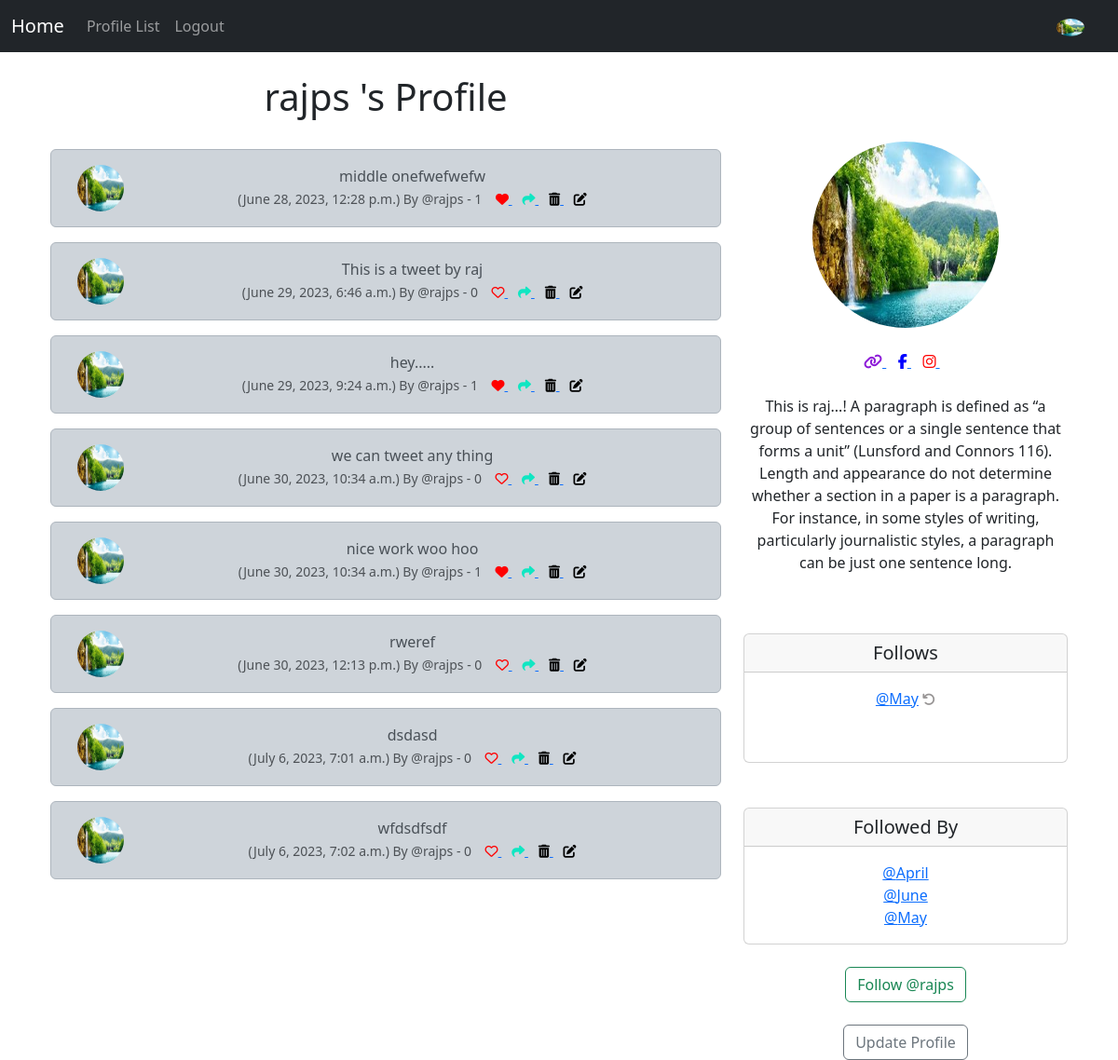
Screenshot of /profile/1 (signed in) with the database file from the repository.
### muskeer/models.py (models this page shows, shortened)
class Profile(models.Model):
    user = models.OneToOneField(User, on_delete=models.CASCADE)
    follows = models.ManyToManyField('self',
        related_name='followed_by',
        symmetrical=False,
        blank=True)
    date_modified = models.DateTimeField(User, auto_now=True)
    profile_image = models.ImageField(null=True, blank=True, upload_to='images/')
    profile_bio = models.CharField(null=True,blank=True,max_length=500)
    homepage_link = models.CharField(null=True,blank=True,max_length=100)
    facebook_link = models.CharField(null=True, blank=True, max_length=100)
    instagram_link = models.CharField(null=True,blank=True,max_length=100)
    def __str__(self):
        return  self.user.username

class Meep(models.Model):
    user = models.ForeignKey(User, related_name='meeps', on_delete=models.DO_NOTHING)
    body = models.CharField(max_length= 200)
    created_at = models.DateTimeField(auto_now_add=True)
    likes = models.ManyToManyField(User, related_name='meep_like', blank=True)
    def number_of_likes(self):
        return self.likes.count()

### muskeer/views.py (the view, shortened to what this page needs)
# urls.py: path('profile/<int:pk>', views.profile, name='profile'),
def profile(request, pk):
    if request.user.is_authenticated:
        profile = Profile.objects.get(user_id = pk)
        meeps = Meep.objects.filter(user_id=pk)
        return render(request, 'profile.html', {'profile': profile, 'meeps': meeps })
    else:
        messages.success(request, 'You must be logged In')
        return redirect('home')

### templates/profile.html (shortened to what this page needs)
{% extends 'base.html' %}
{% load static %}
{% block content %}
{% if profile %}
    <div class="container text-center">
        <div class="row">
            <div class="col-8">
                <h1>{{ profile.user.username }} 's Profile</h1>
                <br>
                {% if meeps %}
                {% for meep in meeps %}
                <div class="alert alert-dark" role="alert">
                <div class="container">
                    <div class="row">
                        <div class="col-1">
                            {% if profile.profile_image %}
                            <img src="{{ profile.profile_image.url }}" width="50" height="50" class="rounded-circle" alt="{{ profile.user.username }}">
                            {% else %}
                            <img src="{% static 'images/1.png' %}" width="50" height="50" class="rounded-circle" alt="{{ profile.user.username }}">
                            {% endif %}
                        </div>
                            <div class="col-11">
                    {{ meep.body }} <br />
                    <small class="text-muted">
                        ({{ meep.created_at }})
                         By
                        @{{ meep.user.username}}
                        - {{meep.number_of_likes }} &nbsp;&nbsp;
                        {% if user in meep.likes.all %}
                                    <a href="{% url 'meep_like' meep.id %}">
                                        <i class="fa-solid fa-heart" style="color: red;"></i>
                                    </a>
                                {% else %}
                                    <a href="{% url 'meep_like' meep.id %}">
                                        <i class="fa  fa-heart-o" style="color: red;"></i>
                                    </a>
                                {% endif %}
                                <a href="{% url 'meep_show'  meep.id %}">
                                    <i class="fa-solid fa-share" style="color: rgb(16, 230, 194);"></i>
                                </a>
                                {% if request.user.username == profile.user.username %}
                                <a href="{% url 'delete_meep'  meep.id %}">
                                    <i class="fas fa-trash-alt" style="color: black;"></i>
                                </a>
                                <a href="{% url 'edit_meep'  meep.id %}">
                                    <i class="fas fa-edit" style="color: black;"></i>
                                </a>
                                {% endif %}
                    </small>
                </div><br><br>
                        </div>
                    </div>
                </div>
                 {% endfor %}
                {% endif %}
                </div>
    <div class="col-4">
            <br> <br><br>
            {% if profile.profile_image %}
                <img src="{{ profile.profile_image.url }}" width="200" height="200" class="rounded-circle">
                <br><br>
            {% endif %}
            {% if profile.homepage_link %}
                <a href="{{ profile.homepage_link }}" target="new">
                    <i class="fa solid fa-link" style="color: rgb(141, 28, 216);"></i>
                </a>
            {% endif %}
            {% if profile.facebook_link %}
                <a href="{{ profile.facebook_link }}" target="new">
                        <i class="fa-brands fa-facebook-f" style="color: blue"></i>
                </a>
            {% endif %}
            {% if profile.instagram_link %}
                <a href="{{ profile.instagram_link }}" target="new">
                    <i class="fa-brands fa-instagram" style="color: red;"></i>
                </a>
            {% endif %}
           <br><br>
           {% if profile.profile_bio %}
                <p align =justify;>
                    {{ profile.profile_bio }}
                </p>
           {% endif %}
           <br><br>
        <div class="card">
           <h5 class="card-header">Follows</h5>
            <div class="card-body">
                <p class="card-text">
                    {% for following in profile.follows.all %}
                        <a href="{% url 'profile' following.user.id %}">
                        @{{ following }}</a>
                        <a href="{% url 'unfollow' following.user.id %}">
                            <i class="fa fa-undo small" style="color: rgb(151, 148, 148);"></i>
                        </a><br />
                    {% endfor %}
                </p>
              <br>
            </div>
          </div>
            <br /> <br />
                <div class="card">
                   <h5 class="card-header">Followed By</h5>
                    <div class="card-body">
                        <p class="card-text">
                            {% for following in profile.followed_by.all %}
                            <a href="{% url 'profile' following.user.id %}">
                                @{{ following}}</a><br />
                        {% endfor %}
                        </p>
                    </div>
                  </div>
                  <br />
                  <form method="POST">
                    {% if profile in user.profile.follows.all %}
                    <button class="btn btn-outline-danger" name="follow"
                    value="unfollow" type="submit">
                    Unfollow @{{ profile.user.username | lower}}
                    </button>
                    {% else %}
                    <button class="btn btn-outline-success" name="follow"
                    value="follow" type="submit">Follow @{{ profile.user.username | lower }}</button>
                    {% endif %}
                  </form>
                  <br />
                     {% if request.user.id  == profile.user.id %}
                  <a href="{% url 'update' %}" class="btn btn-outline-secondary">Update Profile</a>
                  {% endif %}
            </div>
        </div>
    </div>
{% endif %}
{% endblock %}

### templates/navbar.html (shortened to what this page needs)
{% load static %}
<nav class="navbar navbar-expand-lg navbar-dark bg-dark">
    <div class="container-fluid">
      <a class="navbar-brand" href="{% url 'home' %}">Home</a>
      <div class="collapse navbar-collapse" id="navbarSupportedContent">
        <ul class="navbar-nav me-auto mb-2 mb-lg-0">
          <li class="nav-item">
            <a class="nav-link" aria-current="page"  href="{% url 'profile_list' %}">Profile List</a>
          </li>
          {% if user.is_authenticated %}
          <li class="nav-item">
            <a class="nav-link" href="{% url 'logout' %}"> Logout</a>
          </li>
          {% endif %}
        </ul>
        {% if user.is_authenticated %}
          <ul class="navbar-nav ml-auto">
            <li class="nav-link navbar-brand">
                <a href="{% url 'profile' request.user.id %}">
                      {% if user.profile.profile_image %}
                      <img src="{{ user.profile.profile_image.url }}" class="rounded-circle" width="30">
                      {% else %}
                      <img src="{% static 'images/1.png' %}" width="30" class="img-fluid rounded-circle" alt='Profile Image' />
                      {% endif %}
                </a>
            </li>
          </ul>
        {% endif %}
      </div>
    </div>
  </nav>

### rows the page displays
Profile: user.username "rajps", profile_image (picture), profile_bio "This is raj...! A paragraph is defined as “a group of sentences or a single sentence that forms a unit” (Lunsford and Connors 116). Length and appearance do not determine whether a section in a paper is a paragraph. For instance, in some styles of writing, particularly journalistic styles, a paragraph can be just one sentence long."
Meep: profile_image (picture), body "middle onefwefwefw", created_at "June 28, 2023, 12:28 p.m.", user.username "rajps", number_of_likes "1"
Meep: profile_image (picture), body "This is a tweet by raj", created_at "June 29, 2023, 6:46 a.m.", user.username "rajps", number_of_likes "0"
Meep: profile_image (picture), body "hey.....", created_at "June 29, 2023, 9:24 a.m.", user.username "rajps", number_of_likes "1"
Meep: profile_image (picture), body "we can tweet any thing", created_at "June 30, 2023, 10:34 a.m.", user.username "rajps", number_of_likes "0"
Meep: profile_image (picture), body "nice work woo hoo", created_at "June 30, 2023, 10:34 a.m.", user.username "rajps", number_of_likes "1"
Meep: profile_image (picture), body "rweref", created_at "June 30, 2023, 12:13 p.m.", user.username "rajps", number_of_likes "0"
Meep: profile_image (picture), body "dsdasd", created_at "July 6, 2023, 7:01 a.m.", user.username "rajps", number_of_likes "0"
Meep: profile_image (picture), body "wfdsdfsdf", created_at "July 6, 2023, 7:02 a.m.", user.username "rajps", number_of_likes "0"
Profile: user.username "May"
Profile: user.username "April"
Profile: user.username "June"
